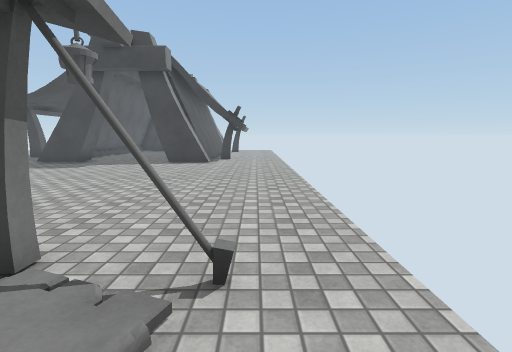
View 1 (above)

24 first-person views from a walk through a 3-D level made in the Unity game engine. The camera is 1.3 m above the floor, tilts 8° down and sees 85° across. The floor is counted in squares, 1 m on a side. Each view is taken from the middle of a square. On the plan, view 1 faces up. The plan holds only what a view shows up to about 13 squares ahead; the rest is blank. The place goes on beyond the plan. Surface patterns are stand-ins for the level's own textures.

View 2
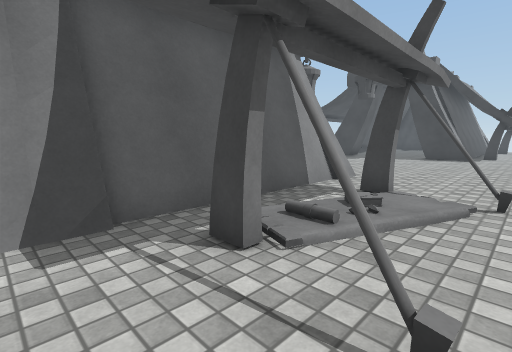

View 3
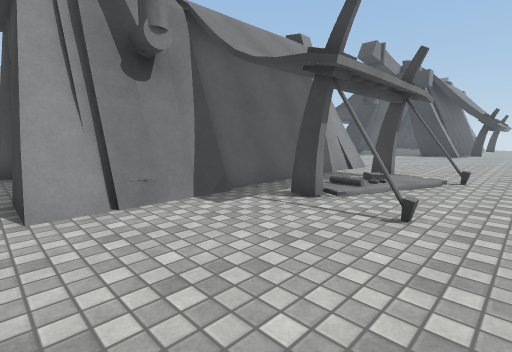

View 4
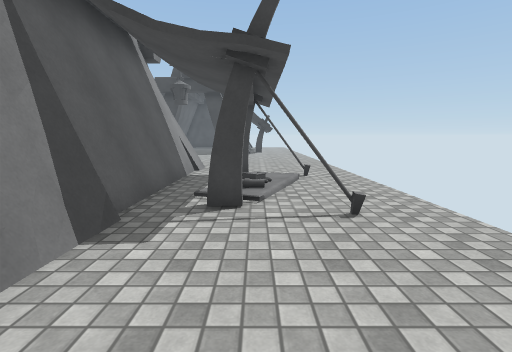

View 5
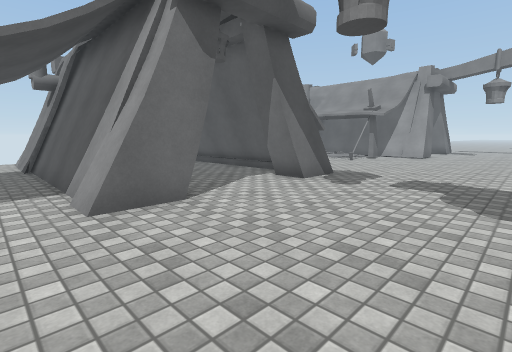

View 6
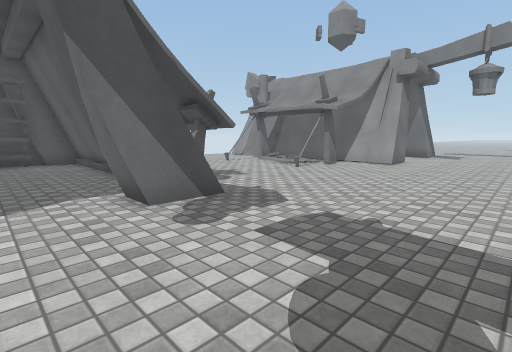

View 7
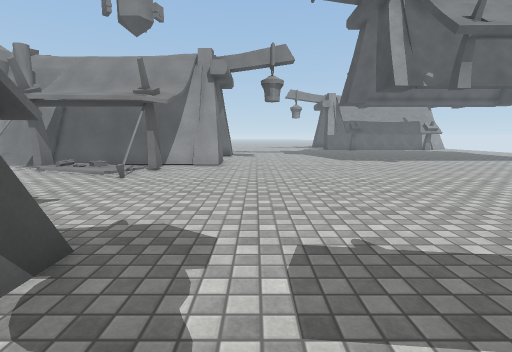

View 8
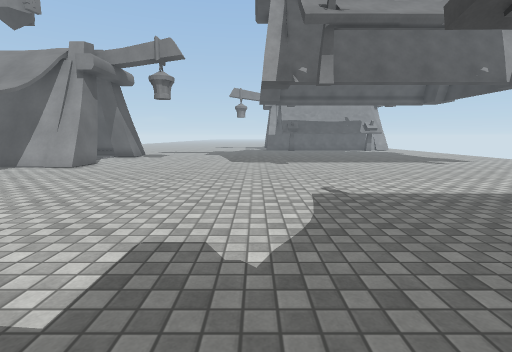

View 9
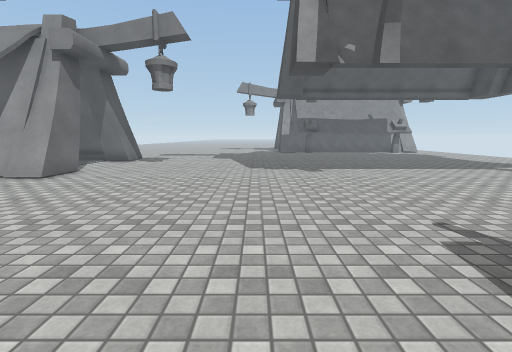

View 10
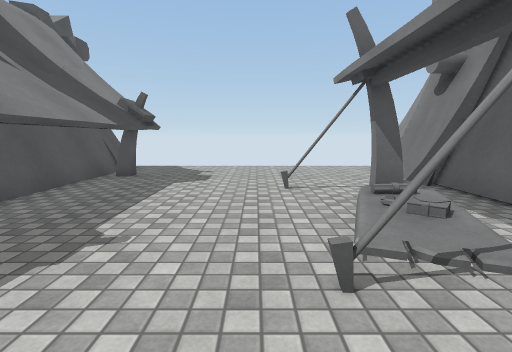

View 11
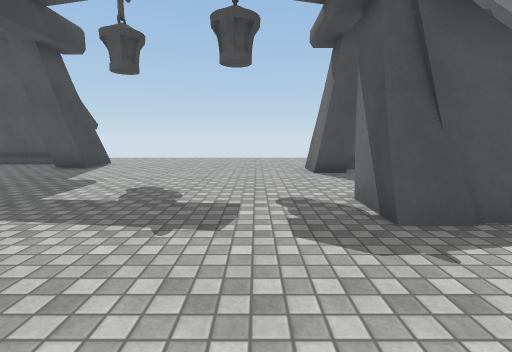

View 12
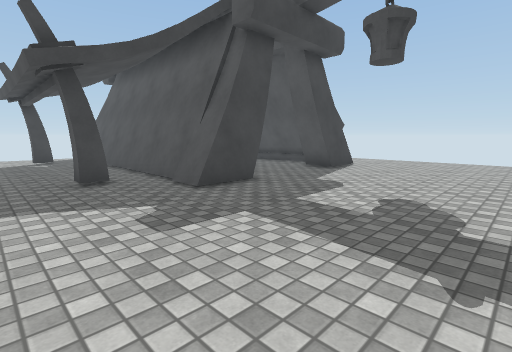

View 13
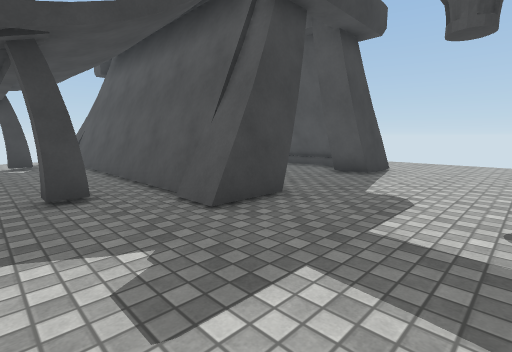

View 14
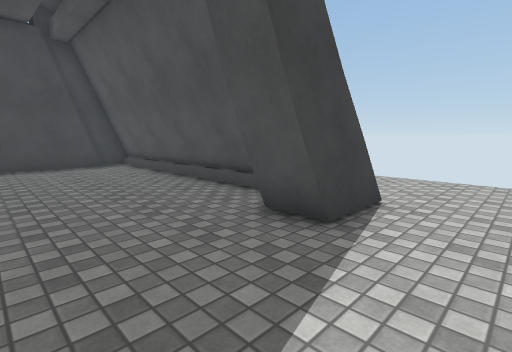

View 15
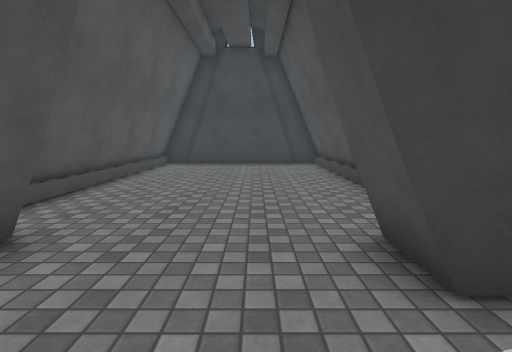

View 16
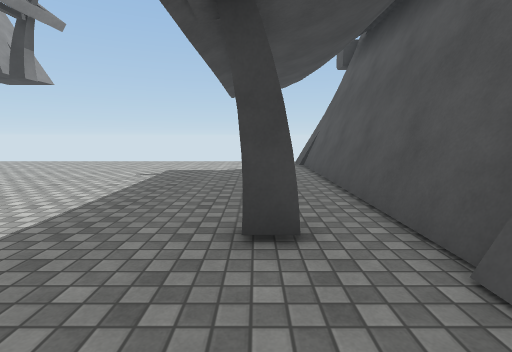

View 17
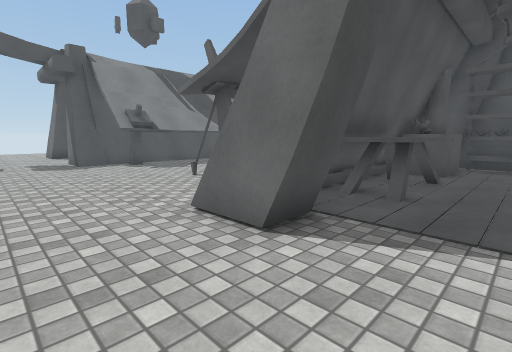

View 18
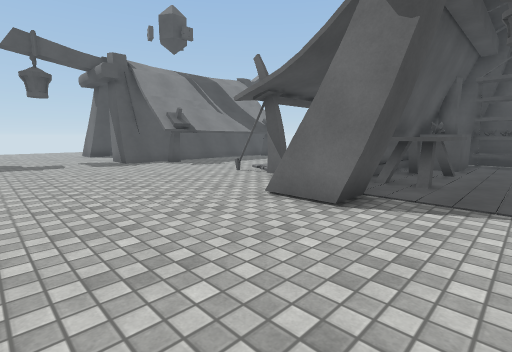

View 19
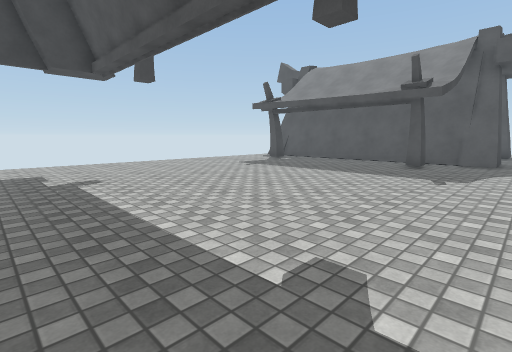

View 20
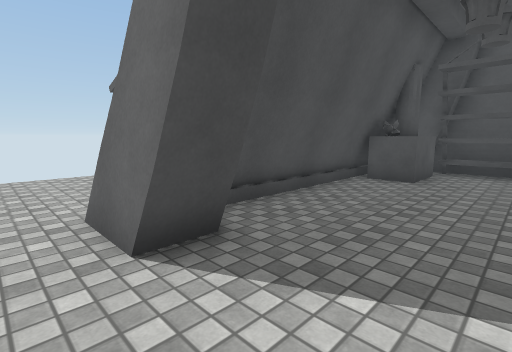

View 21
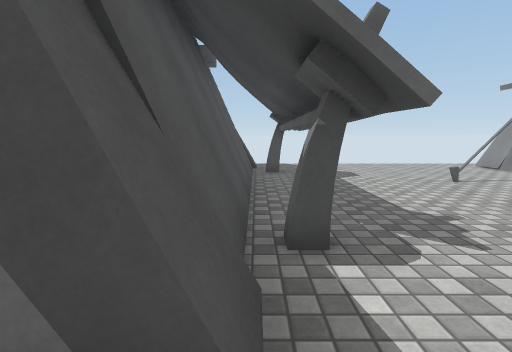

View 22
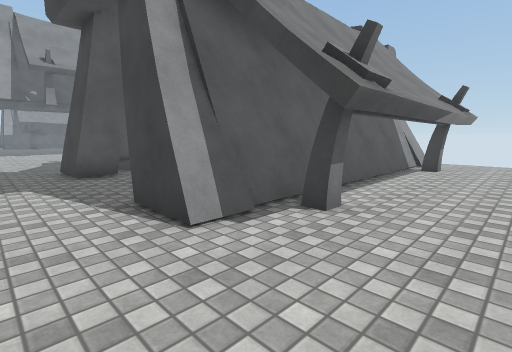

View 23
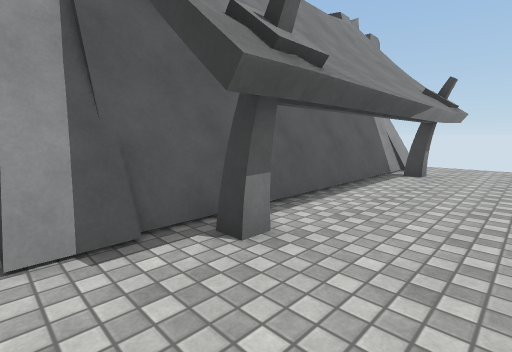

View 24
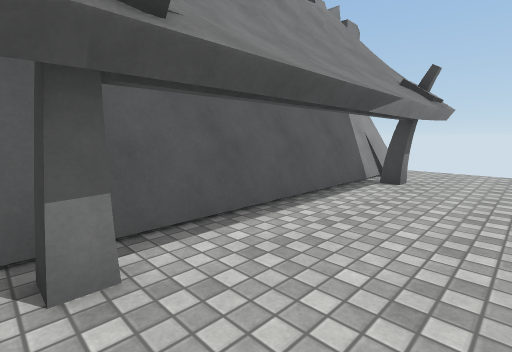

### Floor plan
Key: @ floor where view 1 was taken; # wall or solid block; x gap in a wall; . main floor; : floor 0.25 m higher than the main floor; / step, stairs or slope; = window, fence, low wall or low ledge; ^ raised ledge; G gem; T thing the floor can be seen under or through.
Columns run from 26 left of view 1 to 1 right of it. Each row starts with its distance up from view 1.
 26  ..............##    ###....
 25  ..............=######.#....
 24 .............#.=#......#x#..
 23 ...............=#......#.T..
 22 ...............=#......#.T..
 21 ...............=#......#.T..
 20 ...............=#......#.T..
 19 ...............=#......#.T..
 18 ...............=#......#.T..
 17 ...............=#......#TT..
 16 ...............=#......#TT..
 15 ...............###...###....
 14 ...............###...###....
 13 ............................
 12 ............................
 11 ............................
 10 ............................
  9 ............................
  8 ............................
  7 ............................
  6 ............................
  5 ..###.........=##...##......
  4 ..###.........=##...##=.....
  3 ...##.#x#....#=#.....###....
  2 ..^##./:/....#=#.....#. x#/.
  1 ..^##.//.....#=#.....#..:/..
  0 ..^##.//.....#=#.....#..//@.
 -1 ..^##.#......#=#.....#=  ...
 -2 ...##...#....#=#.....#####..
 -3 ..^##........#=#...=G#=.....
 -4  .###........###...###=.....
 -5  ####........#=#.#####=.....
 -6  ####.........=#######=....
 -7     ........... .......... .

Where each view was taken, in squares from view 1:
view 1: 0 up, 0 right, facing up
view 2: 4 down, 0 right, facing up-left
view 3: 7 down, 1 right, facing up-left
view 4: 7 down, 2 left, facing up
view 5: 10 up, 3 left, facing down-left
view 6: 10 up, 8 left, facing down-left
view 7: 7 up, 9 left, facing left
view 8: 13 up, 10 left, facing left
view 9: 12 up, 13 left, facing left
view 10: 5 up, 17 left, facing down
view 11: 7 up, 16 left, facing right
view 12: 8 up, 15 left, facing up-right
view 13: 10 up, 14 left, facing up-right
view 14: 12 up, 8 left, facing up-right
view 15: 12 up, 6 left, facing up
view 16: 13 up, 13 left, facing up
view 17: 8 up, 26 left, facing down-right
view 18: 10 up, 26 left, facing down-right
view 19: 13 up, 26 left, facing up-right
view 20: 6 up, 9 left, facing down-right
view 21: 6 up, 12 left, facing down
view 22: 12 up, 1 right, facing up-left
view 23: 14 up, 1 right, facing up-left
view 24: 16 up, 1 right, facing up-left
